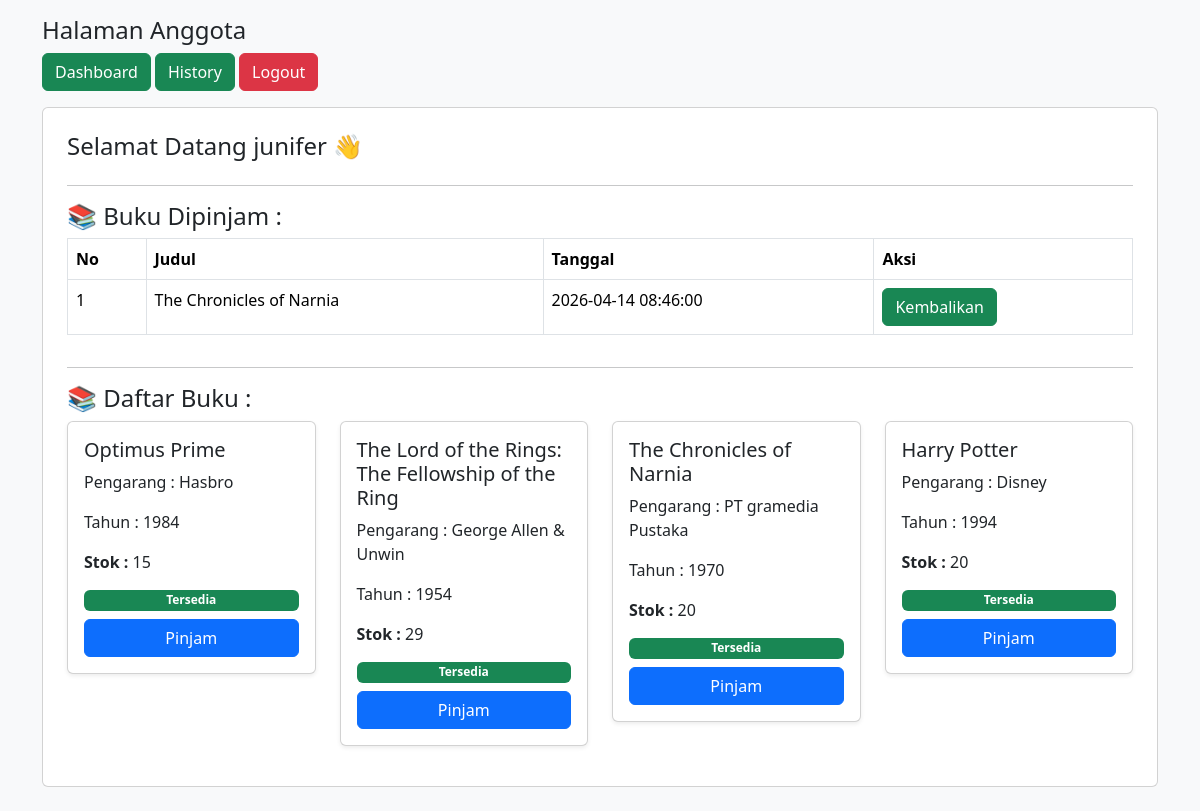
The page /anggota/dashboard.php (signed in) on the database its author committed.
### tables this page shows
CREATE TABLE `transaksi` (
  `id_transaksi` int(11) NOT NULL,
  `id_anggota` int(11) NOT NULL,
  `id_buku` int(11) NOT NULL,
  `tgl_pinjam` datetime NOT NULL DEFAULT current_timestamp(),
  `tgl_kembali` datetime NOT NULL DEFAULT current_timestamp(),
  `status_transaksi` enum('peminjaman','pengembalian') NOT NULL
);

CREATE TABLE `buku` (
  `id_buku` int(11) NOT NULL,
  `judul_buku` varchar(100) NOT NULL,
  `pengarang` varchar(100) NOT NULL,
  `penerbit` varchar(100) NOT NULL,
  `tahun_terbit` year(4) NOT NULL,
  `status` enum('tersedia','tidak') NOT NULL,
  `stok` int(11) DEFAULT 0
);

### anggota/dashboard.php (the view, shortened to what this page needs)
<?php
include '../koneksi.php';
?>
<!DOCTYPE html>
<html lang="en">
<head>
    <link href="../css/bootstrap.min.css" rel="stylesheet">
</head>
<body class="bg-light">
<div class="container mt-3 mb-4">
    <h4>Halaman Anggota</h4>
    <a href="dashboard.php" class="btn btn-success">Dashboard</a>
    <a href="?halaman=history" class="btn btn-success">History</a>
    <a href="logout.php" class="btn btn-danger">Logout</a>
    <div class="card p-4 mt-3">
        <?php
        $halaman = isset($_GET['halaman']) ? $_GET['halaman'] : '';
        if (file_exists($halaman . ".php")) {
            include $halaman . ".php";
        } else {
        ?>
        <h4>Selamat Datang <?= $_SESSION['nama_anggota']; ?> 👋</h4>
        <hr>
        <h4>📚 Buku Dipinjam :</h4>
        <table class="table table-bordered">
            <tr>
                <th>No</th>
                <th>Judul</th>
                <th>Tanggal</th>
                <th>Aksi</th>
            </tr>
            <?php
            $no = 1;
            $data = mysqli_query($koneksi, "
                SELECT * FROM transaksi,buku
                WHERE buku.id_buku=transaksi.id_buku
                AND transaksi.id_anggota='$_SESSION[id_anggota]'
                AND status_transaksi='Peminjaman'
            ");
            foreach ($data as $d) {
            ?>
            <tr>
                <td><?= $no++; ?></td>
                <td><?= $d['judul_buku']; ?></td>
                <td><?= $d['tgl_pinjam']; ?></td>
                <td>
                    <a class="btn btn-success"
                       href="?halaman=pengembalian&id=<?= $d['id_transaksi']; ?>&buku=<?= $d['id_buku']; ?>"
                       onclick="return confirm('Kembalikan buku ini?')">
                        Kembalikan
                    </a>
                </td>
            </tr>
            <?php } ?>
        </table>
        <hr>
        <h4>📚 Daftar Buku :</h4>
        <div class="row">
            <?php
            $buku = mysqli_query($koneksi, "SELECT * FROM buku ORDER BY id_buku DESC");
            foreach ($buku as $b) {
            ?>
            <div class="col-md-3">
                <div class="card p-3 mb-3 shadow-sm">
                    <h5><?= $b['judul_buku']; ?></h5>
                    <p>Pengarang : <?= $b['penerbit']; ?></p>
                    <p>Tahun : <?= $b['tahun_terbit']; ?></p>
                    <p><strong>Stok :</strong> <?= $b['stok']; ?></p>
                    <?php if ($b['stok'] > 0) { ?>
                        <span class="badge bg-success mb-2">Tersedia</span>
                        <a href="?halaman=peminjaman&id=<?= $b['id_buku']; ?>"
                           class="btn btn-primary"
                           onclick="return confirm('Pinjam buku ini?')">
                           Pinjam
                        </a>
                    <?php } else { ?>
                        <span class="badge bg-danger mb-2">Stok Habis</span>
                        <button class="btn btn-secondary" disabled>Pinjam</button>
                    <?php } ?>
                </div>
            </div>
            <?php } ?>
        </div>
        <?php } ?>
    </div>
</div>
</body>
</html>

### rows shown on the page
transaksi: id_buku.judul_buku "The Chronicles of Narnia", tgl_pinjam "2026-04-14 08:46:00"
buku: judul_buku "Optimus Prime", penerbit "Hasbro", tahun_terbit "1984", stok "15"
buku: judul_buku "The Lord of the Rings: The Fellowship of the Ring", penerbit "George Allen & Unwin", tahun_terbit "1954", stok "29"
buku: judul_buku "The Chronicles of Narnia", penerbit "PT gramedia Pustaka", tahun_terbit "1970", stok "20"
buku: judul_buku "Harry Potter", penerbit "Disney", tahun_terbit "1994", stok "20"

### other values the page prints
$_SESSION['nama_anggota'] "junifer"
